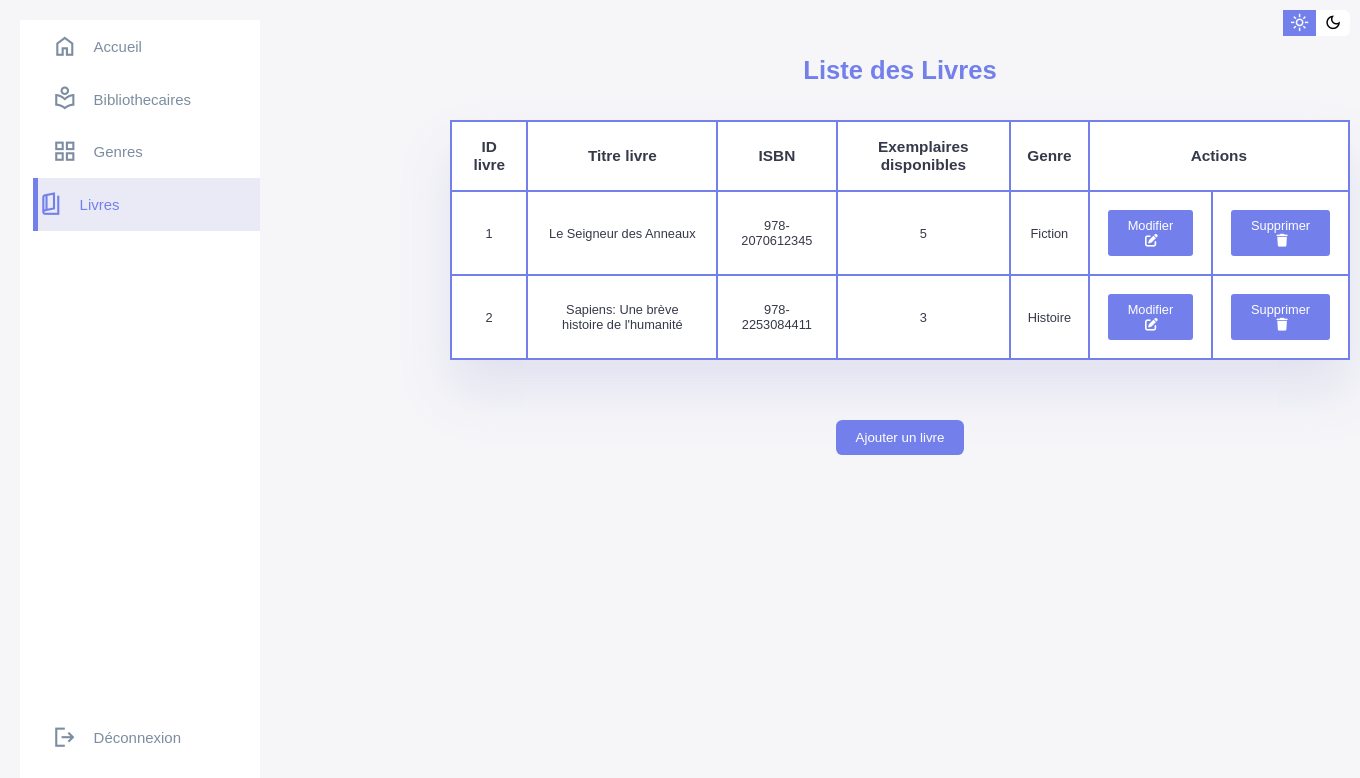
Page /views/liste_livre.php (signed in) on the committed database.
### tables this page shows
CREATE TABLE `livres` (
  `id_livre` int(11) NOT NULL,
  `titre_livre` varchar(255) NOT NULL,
  `exemplaires_disponibles` int(11) NOT NULL,
  `isbn` varchar(20) NOT NULL,
  `id_genre` varchar(50) NOT NULL
);

CREATE TABLE `genres` (
  `id_genre` varchar(50) NOT NULL,
  `nom_genre` varchar(100) NOT NULL
);

### classes/classes.php (called while the page is built, shortened)
<?php
class Genre
{
    public function __construct($id_g, $nom)
    {
        $this->nom_genre = $nom;
    }
    static function lecture($id)
    {
        $res = null;
        $cnx = Connexion::getInstance()->getConnexion();
        if ($cnx) {
            $sql = "SELECT * FROM genres WHERE id_genre = :id";
            $stmt = $cnx->prepare($sql);
            $stmt->execute([':id' => $id]);
            if ($stmt && $stmt->rowCount() == 1) {
                $gen = $stmt->fetch(PDO::FETCH_ASSOC);
                $res = new Genre($gen["id_genre"], $gen["nom_genre"]);
            }
        }
        return $res;
    }
    public function __get($property)
    {
        if (property_exists($this, $property)) {
            return $this->$property;
        }
    }
}
class Livre
{
    public static function lister()
    {
        $tab = null;
        $cnx = Connexion::getInstance()->getConnexion();
        if ($cnx) {
            $sql = "SELECT * FROM livres ORDER BY id_livre";
            $resultat = $cnx->query($sql);
            if ($resultat) {
                $tab = $resultat->fetchAll(PDO::FETCH_ASSOC);
            }
        }
        return $tab;
    }
}

### views/liste_livre.php (the view, shortened to what this page needs)
<!DOCTYPE html>
<html lang="en">
<head>
    <link href="https://cdnjs.cloudflare.com/ajax/libs/font-awesome/6.5.1/css/all.min.css" rel="stylesheet">
</head>
<body>
    <div class="container">
        <aside>
            <div class="sidebar">
                <a href="espace_bib.php" <?php if (basename($_SERVER['PHP_SELF']) === 'espace_bib.php') echo 'class="active"'; ?>>
                    <span class="material-symbols-sharp">home</span>
                    <h3 class="sidebT">Accueil</h3>
                </a>
                <a href="liste_bib.php" <?php if (basename($_SERVER['PHP_SELF']) === 'liste_bib.php') echo 'class="active"'; ?>>
                    <span class="material-symbols-sharp">local_library</span>
                    <h3 class="sidebT">Bibliothecaires</h3>
                </a>
                <a href="liste_genre.php" <?php if (basename($_SERVER['PHP_SELF']) === 'liste_genre.php') echo 'class="active"'; ?>>
                    <span class="material-symbols-sharp">grid_view</span>
                    <h3 class="sidebT">Genres</h3>
                </a>
                <a href="liste_livre.php" <?php if (basename($_SERVER['PHP_SELF']) === 'liste_livre.php') echo 'class="active"'; ?>>
                    <span class="material-symbols-sharp">
                    </span>
                    <h3 class="sidebT">Livres</h3>
                </a>
                <a href="../auth/logout.php">
                    <span class="material-symbols-sharp">logout</span>
                    <h3 class="sidebT">Déconnexion</h3>
                </a>
            </div>
        </aside>
        <div class="right">
            <div class="top">
                <div class="theme-toggler">
                    <span class="material-symbols-sharp active">light_mode</span>
                    <span class="material-symbols-sharp">dark_mode</span>
                </div>
            </div>
        </div>
        <main>
            <div class="container3">
                <div class="title">
                    <h1>Liste des Livres</h1>
                </div>
                <div class="container3">
                    <?php
                    include(__DIR__ . "/../classes/classes.php");
                    $res = Livre::lister();
                    if ($res != null && count($res) > 0) {
                        echo "<table border='1' align='center'>";
                        echo "<tr>
                                <th>ID livre</th>
                                <th>Titre livre</th>
                                <th>ISBN</th>
                                <th>Exemplaires disponibles</th>
                                <th>Genre</th>
                                <th colspan='2'>Actions</th>
                              </tr>";
                        foreach ($res as $enr) {
                            $genre = Genre::lecture($enr['id_genre']);
                            $nom_genre = $genre ? $genre->nom_genre : 'N/A';
                            echo "<tr>
                                    <td>" . $enr['id_livre'] . "</td>
                                    <td>" . $enr['titre_livre'] . "</td>
                                    <td>" . $enr['isbn'] . "</td>
                                    <td>" . $enr['exemplaires_disponibles'] . " </td>
                                    <td>" . $nom_genre . "</td>
                                    <td>
                                        <a href='#' class='edit-btn' data-id='" . $enr['id_livre'] . "'>
                                            Modifier <i class='fas fa-edit' style='margin-left: 2px;'></i>
                                        </a>
                                    </td>
                                    <td>
                                        <a href='#' class='delete-btn' data-id='" . $enr['id_livre'] . "'>
                                            Supprimer <i class='fa-solid fa-trash' style='margin-left: 3px;'></i>
                                        </a>
                                    </td>
                                  </tr>";
                        }
                        echo "</table>";
                    } else {
                        echo "<p style='color: var(--clr-dark); margin-bottom: 20px;'>Aucun livre trouvé!</p>";
                    }
                    ?>
                    <button class="add-product-btn" id="openAddProductModal">Ajouter un livre</button>
                </div>
            </div>
        </main>
    </div>
</body>
</html>

### views/liste_livre.php (style rules this page uses)
:root { --clr-primary: #7380ec; --clr-danger: #ff7782; --clr-success: #41f1b6; --clr-white: #fff; --clr-info-dark: #7d8da1; --clr-info-light: #dce1eb; --clr-dark: #363949; --clr-warnig: #ff4edc; --clr-light: rgba(132, 139, 200, 0.18); --clr-primary-variant: #111e88; --clr-dark-variant: #677483; --clr-color-background: #f6f6f9; --card-border-radius: 2rem; --border-radius-1: 0.4rem; --border-radius-2: 0.8rem; --border-radius-3: 1.2rem; --card-padding: 1.8rem; --padding-1: 1.2rem; --box-shadow: 0 2rem 3rem var(--clr-light); --d: 2500ms; --angle: 90deg; --gradX: 100%; --gradY: 50%; --c1: #7380ec; --c2: rgba(168, 239, 255, 0.1); }
* { margin: 0; padding: 0; box-sizing: border-box; border: 0; text-decoration: none; list-style: none; appearance: none; }
body { width: 100vw; height: 100vh; font-size: 0.8rem; background: var(--clr-color-background); font-family: 'Poppins', sans-serif; }
.container { display: grid; width: 100%; gap: 1.8rem; grid-template-columns: 14rem auto 16rem; margin: 0 auto; }
aside { position: fixed; top: 20px; left: 20px; height: 95vh; width: 15rem; background: var(--clr-white); }
aside .sidebar { background: var(--clr-white); display: flex; flex-direction: column; height: 100%; position: relative; }
aside h3 { font-weight: 500; }
aside .sidebar a { display: flex; color: var(--clr-info-dark); margin-left: 2rem; gap: 1rem; align-items: center; height: 3.3rem; transition: all 0.1s ease; }
aside .sidebar a span { font-size: 1.6rem; transition: all 0.3s ease-in-out; }
aside .sidebar a:last-child { position: absolute; bottom: 1rem; width: 100%; }
aside .sidebar a.active { background-color: var(--clr-light); color: var(--clr-primary); margin-left: 0; border-left: 5px solid var(--clr-primary); margin-left: calc(1rem - 3px); }
main { display: flex; justify-content: center; align-items: center; margin-top: 20px; width: 100%; padding-left: 900px; gap: 1rem; }
.right { position: fixed; top: 10px; right: 10px; margin: 0; }
.right .theme-toggler { background: var(--clr-white); display: flex; justify-content: space-between; height: 1.6rem; width: 4.2rem; cursor: pointer; border-radius: var(--border-radius-1); }
.right .theme-toggler span { font-size: 1.2rem; width: 50%; height: 100%; display: flex; align-items: center; justify-content: center; }
.right .theme-toggler span.active { background: var(--clr-primary); color: #fff; }
a { text-decoration: none; }
.title { height: 10vh; width: 100%; display: flex; justify-content: center; align-items: center; }
.container3 { display: flex; flex-direction: column; align-items: center; margin: 10px auto; }
table, th, td { border-collapse: collapse; padding: 1rem; text-align: center; border: solid 2px var(--clr-primary); color: var(--clr-dark); background-color: var(--clr-white); width: fit-content; }
table { width: 900px; box-shadow: var(--box-shadow); margin-bottom: 40px; }
th { color: var(--clr-dark); font-size: larger; }
.title h1 { color: var(--clr-primary); }
.container3 a { display: inline-block; padding: 8px 15px; background-color: var(--clr-primary); color: var(--clr-white); text-decoration: none; border-radius: 3px; border: none; cursor: pointer; margin: 2px; }
.add-product-btn { display: inline-block; padding: 10px 20px; background-color: var(--clr-primary); color: var(--clr-white); text-decoration: none; border-radius: var(--border-radius-1); border: none; cursor: pointer; margin-top: 20px; }

### rows in the picture
livres: id_livre "1", titre_livre "Le Seigneur des Anneaux", isbn "978-2070612345", exemplaires_disponibles "5", id_genre.nom_genre "Fiction"
livres: id_livre "2", titre_livre "Sapiens: Une brève histoire de l'humanité", isbn "978-2253084411", exemplaires_disponibles "3", id_genre.nom_genre "Histoire"
